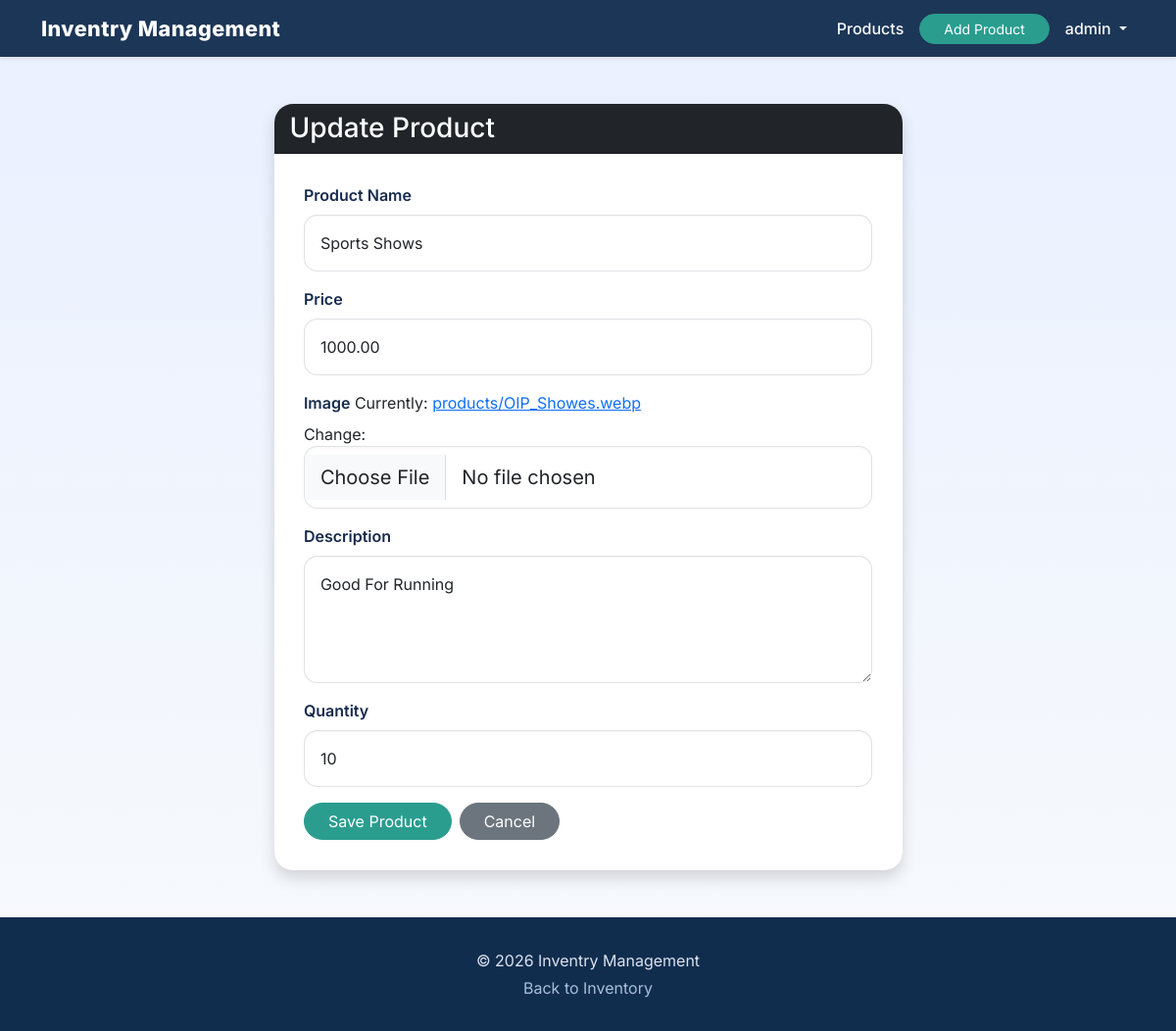
Page /update/1/ (signed in) on the committed database.
### product/models.py (models this page shows, shortened)
class Product(models.Model):
    name = models.CharField(max_length=255)
    price = models.DecimalField(max_digits=10, decimal_places=2)
    image = models.ImageField(upload_to='products/')
    description = models.TextField()
    quantity = models.PositiveIntegerField(default=0)
    created_at = models.DateTimeField(auto_now_add=True)

### product/views.py (the view)
# urls.py: path('update/<int:pk>/', views.product_update, name='product_update'),
@login_required
def product_update(request, pk):
    product = get_object_or_404(Product, pk=pk)
    if request.method == 'POST':
        form = ProductForm(
            request.POST,
            request.FILES,
            instance=product
        )
        if form.is_valid():
            form.save()
            return redirect('product_list')
    else:
        form = ProductForm(instance=product)
    return render(request, 'products/product_form.html', {
        'form': form
    })

### product/forms.py
class ProductForm(forms.ModelForm):
    class Meta:
        model = Product
        fields = '__all__'
        widgets = {
            'name': forms.TextInput(attrs={'class': 'form-control', 'placeholder': 'Product name'}),
            'price': forms.NumberInput(attrs={'class': 'form-control', 'placeholder': 'Price'}),
            'image': forms.ClearableFileInput(attrs={'class': 'form-control form-control-lg'}),
            'description': forms.Textarea(attrs={'class': 'form-control', 'placeholder': 'Description', 'rows': 4}),
            'quantity': forms.NumberInput(attrs={'class': 'form-control', 'placeholder': 'Quantity'}),
        }

### product/templates/products/product_form.html (shortened to what this page needs)
{% extends 'base.html' %}
{% block content %}
<div class="row justify-content-center">
    <div class="col-lg-7">
        <div class="card shadow">
            <div class="card-header bg-dark text-white">
                {% if form.instance.pk %}
                    <h3 class="mb-0">Update Product</h3>
                {% else %}
                    <h3 class="mb-0">Create Product</h3>
                {% endif %}
            </div>
            <div class="card-body">
                <form method="POST" enctype="multipart/form-data">
                    <div class="mb-3">
                        <label class="form-label" for="id_name">Product Name</label>
                        {{ form.name }}
                    </div>
                    <div class="mb-3">
                        <label class="form-label" for="id_price">Price</label>
                        {{ form.price }}
                    </div>
                    <div class="mb-3">
                        <label class="form-label" for="id_image">Image</label>
                        {{ form.image }}
                    </div>
                    <div class="mb-3">
                        <label class="form-label" for="id_description">Description</label>
                        {{ form.description }}
                    </div>
                    <div class="mb-3">
                        <label class="form-label" for="id_quantity">Quantity</label>
                        {{ form.quantity }}
                    </div>
                    <div class="d-flex flex-wrap gap-2">
                        <button type="submit" class="btn btn-success rounded-pill px-4">Save Product</button>
                        <a href="{% url 'product_list' %}" class="btn btn-secondary rounded-pill px-4">Cancel</a>
                    </div>
                </form>
            </div>
        </div>
    </div>
</div>
{% endblock %}

### product/templates/base.html (shortened to what this page needs)
<!DOCTYPE html>
<html lang="en">
<head>
    <link href="https://cdn.jsdelivr.net/npm/bootstrap@5.3.3/dist/css/bootstrap.min.css" rel="stylesheet">
</head>
<body>
    <nav class="navbar navbar-expand-lg navbar-dark shadow-sm">
        <div class="container">
            <a class="navbar-brand" href="{% url 'product_list' %}">
                Inventry Management
            </a>
            <div class="collapse navbar-collapse" id="navbarNav">
                <ul class="navbar-nav ms-auto align-items-center">
                    <li class="nav-item me-2">
                        <a class="nav-link" href="{% url 'product_list' %}">Products</a>
                    </li>
                    {% if user.is_authenticated %}
                        <li class="nav-item me-2">
                            <a class="btn btn-sm btn-success rounded-pill px-4" href="{% url 'product_create' %}">Add Product</a>
                        </li>
                        <li class="nav-item dropdown">
                            <a class="nav-link dropdown-toggle" href="#" id="userDropdown" role="button" data-bs-toggle="dropdown" aria-expanded="false">
                                {{ user.username }}
                            </a>
                        </li>
                    {% endif %}
                </ul>
            </div>
        </div>
    </nav>
    <main class="main-content container mt-5">
        {% block content %}{% endblock %}
    </main>
    <footer>
        <div class="container">
            <p class="mb-1">© 2026 Inventry Management</p>
            <p class="mb-0"><a class="footer-link" href="{% url 'product_list' %}">Back to Inventory</a></p>
        </div>
    </footer>
</body>
</html>

### product/templates/base.html (style rules this page uses)
:root { --brand: #3f72af; --brand-dark: #112d4e; --brand-soft: #dbe2ef; --surface: #ffffff; --surface-muted: #f6f8fc; --text: #172b4d; --text-muted: #526080; }
* { box-sizing: border-box; }
body { margin: 0; font-family: 'Inter', sans-serif; background: linear-gradient(180deg, #e9f0ff 0%, #f8fafc 100%); color: var(--text); }
.navbar { background: rgba(17, 45, 78, 0.95); box-shadow: 0 8px 24px rgba(15, 23, 42, 0.12); }
.navbar-brand { font-size: 1.35rem; font-weight: 800; letter-spacing: 0.02em; }
.navbar-nav .nav-link { color: #f8f9fa !important; font-weight: 500; }
.main-content { min-height: calc(100vh - 200px); }
.card { border: none; border-radius: 1.2rem; box-shadow: 0 24px 56px rgba(15, 23, 42, 0.08); }
.card .card-header { border-radius: 1.2rem 1.2rem 0 0; }
.card-body { padding: 1.9rem; }
.btn-secondary { background-color: #6c757d; border-color: #6c757d; }
.btn-success { background-color: #2a9d8f; border-color: #2a9d8f; }
.form-control, .form-select, textarea { border-radius: 0.85rem; border: 1px solid rgba(15, 23, 42, 0.12); padding: 1rem 1rem; background: #fff; box-shadow: inset 0 1px 2px rgba(15, 23, 42, 0.04); }
.form-label { font-weight: 600; color: var(--text); }
footer { padding: 2rem 0; text-align: center; background: #112d4e; color: #dbe2ef; margin-top: 3rem; }
.footer-link { color: #a8bedb; text-decoration: none; }

### rows in the picture
Product: name "Sports Shows", price "1000.00", description "Good For Running", quantity "10"

### other values in the picture
{{ user.username }} "admin"
